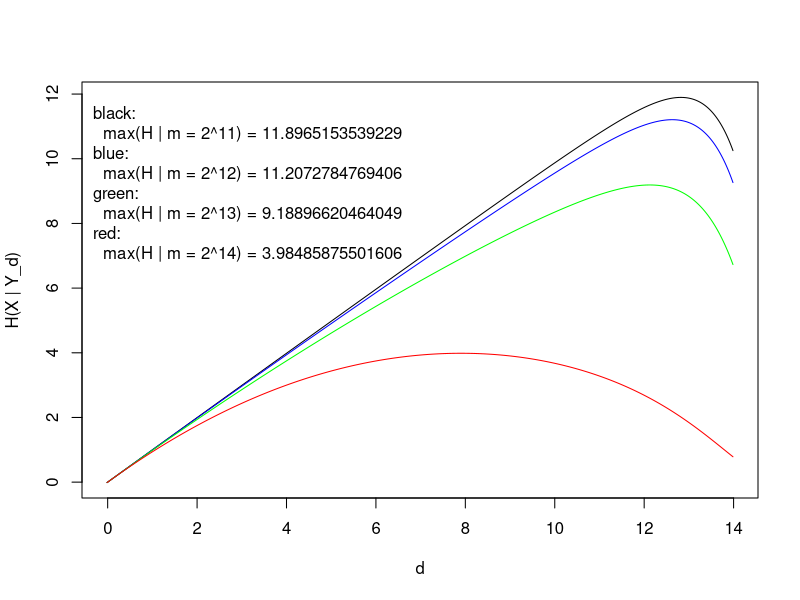

The R script that drew this image:
Pndb = function(D, d, m)
	return (1-(2^(d-1)*m*d)/(2^D-m+1));
Pmdb = function(D, d)
	return (1-(d*2^(2*d-2)+d*2^(d-1))/(2^D-1));
d_l = 0;
d_r = 14;
SEG = 1000;
d = c(0:SEG-1)/SEG*(d_r-d_l)+d_l;
D = 32;
Hb = function(D, d, m)
	return (Pndb(D, d, m)*Pmdb(D, d)*d*(1-d*m^2/(2^D-m+1)));
Hlm = function(lm)
	return (Hb(D, d, 2^lm));

y1 = Hlm(11);
y2 = Hlm(12);
y3 = Hlm(13);
y4 = Hlm(14);
	
legendStr = paste("black:\n  max(H | m = 2^11) =", as.character(max(y1)), 
		  "\nblue:\n  max(H | m = 2^12) =", as.character(max(y2)), 
		  "\ngreen:\n  max(H | m = 2^13) =", as.character(max(y3)), 
		  "\nred:\n  max(H | m = 2^14) =", as.character(max(y4)));
xlabStr = "d";
ylabStr = "H(X | Y_d)"	
	
plot(d, y1, type="l", xlab = xlabStr, ylab = ylabStr, col="black");
lines(d, y2, col="blue");
lines(d, y3, col="green");
lines(d, y4, col="red");
legend(-1, y = 14, legendStr, bty="n");
